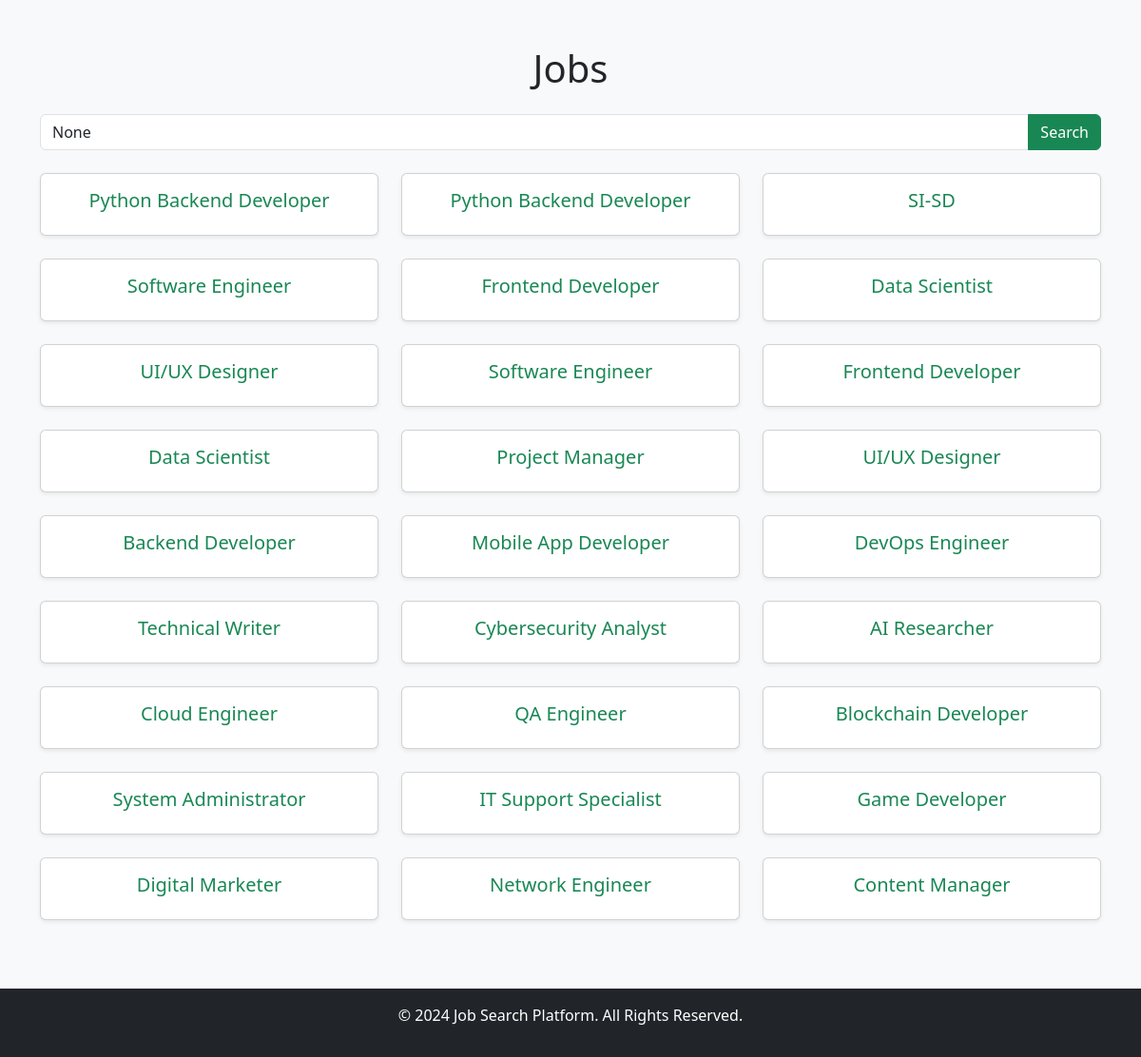
Page /jobportal/searchjob on the committed database.
### jobportal/models.py (models this page shows, shortened)
class AddJob(models.Model):
    EMPLOYMENT_CHOICES = [
        ('full_time', 'Full-time'),
        ('part_time', 'Part-time'),
        ('contract', 'Contract'),
        ('internship', 'Internship'),
        ('freelance', 'Freelance'),
    ]
    title = models.CharField(max_length=255)
    description = models.TextField()
    company_name = models.CharField(max_length=255)
    location = models.CharField(max_length=255)
    employment_type = models.CharField(max_length=20, choices=EMPLOYMENT_CHOICES)
    salary = models.DecimalField(max_digits=10, decimal_places=2, null=True, blank=True)
    posted_date = models.DateTimeField(auto_now_add=True)

### jobportal/views.py (the view)
# urls.py: path('jobportal/searchjob', SearchJob, name='search-job'),
def SearchJob(request):
    search =request.GET.get('search')
    if search is None:
        jobs = AddJob.objects.all()
    else:
        jobs = AddJob.objects.filter(title__icontains=search)
    return render(request, '../templates/jobportal/search_job.html', {
        "jobs": jobs, "search": search,
    })

### jobportal/templates/jobportal/search_job.html (shortened to what this page needs)
<!DOCTYPE html>
<html lang="en">
<head>
    <link href="https://cdn.jsdelivr.net/npm/bootstrap@5.3.3/dist/css/bootstrap.min.css" rel="stylesheet">
</head>
<body class="bg-light">
<div class="container py-5">
    <h1 class="text-center mb-4">Jobs</h1>
    <form method="get" class="mb-4">
        <div class="input-group">
            <input type="text" name="search" value="{{ search }}" class="form-control" placeholder="Search jobs...">
            <button class="btn btn-success" type="submit">Search</button>
        </div>
    </form>
    <div class="row">
        {% for job in jobs %}
            <div class="col-md-6 col-lg-4 mb-4">
                <a href="#" class="text-decoration-none">
                    <div class="card h-100 shadow-sm">
                        <div class="card-body">
                            <a href="{% url 'job-details' job.id %}" class="text-decoration-none text-success">
                                <h5 class="card-title text-center">{{ job.title }}</h5>
                            </a>
                        </div>
                    </div>
                </a>
            </div>
        {% endfor %}
    </div>
</div>
<footer class="bg-dark text-white text-center py-3">
    <p>&copy; 2024 Job Search Platform. All Rights Reserved.</p>
</footer>
</body>
</html>

### rows in the picture
AddJob: title "Python Backend Developer"
AddJob: title "Python Backend Developer"
AddJob: title "SI-SD"
AddJob: title "Software Engineer"
AddJob: title "Frontend Developer"
AddJob: title "Data Scientist"
AddJob: title "UI/UX Designer"
AddJob: title "Software Engineer"
AddJob: title "Frontend Developer"
AddJob: title "Data Scientist"
AddJob: title "Project Manager"
AddJob: title "UI/UX Designer"
AddJob: title "Backend Developer"
AddJob: title "Mobile App Developer"
AddJob: title "DevOps Engineer"
AddJob: title "Technical Writer"
AddJob: title "Cybersecurity Analyst"
AddJob: title "AI Researcher"
AddJob: title "Cloud Engineer"
AddJob: title "QA Engineer"
AddJob: title "Blockchain Developer"
AddJob: title "System Administrator"
AddJob: title "IT Support Specialist"
AddJob: title "Game Developer"
AddJob: title "Digital Marketer"
AddJob: title "Network Engineer"
AddJob: title "Content Manager"
